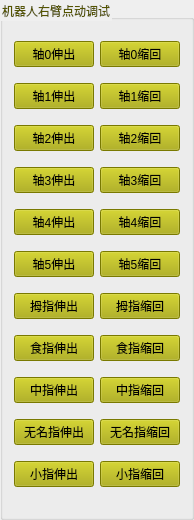
   <widget class="QGroupBox" name="groupBox_3">
    <property name="geometry">
     <rect>
      <x>590</x>
      <y>80</y>
      <width>161</width>
      <height>520</height>
     </rect>
    </property>
    <property name="styleSheet">
     <string notr="true">color: rgb(85, 85, 0);

</string>
    </property>
    <property name="title">
     <string>机器人右臂点动调试</string>
    </property>
    <layout class="QVBoxLayout" name="verticalLayout_6">
     <item>
      <layout class="QHBoxLayout" name="horizontalLayout_6">
       <item>
        <widget class="QPushButton" name="motor1_z">
         <property name="styleSheet">
          <string notr="true">color: rgb(0, 0, 0);
background-color: rgb(170, 170, 0);</string>
         </property>
         <property name="text">
          <string>轴0伸出</string>
         </property>
        </widget>
       </item>
       <item>
        <widget class="QPushButton" name="motor1_f">
         <property name="styleSheet">
          <string notr="true">color: rgb(0, 0, 0);
background-color: rgb(170, 170, 0);</string>
         </property>
         <property name="text">
          <string>轴0缩回</string>
         </property>
        </widget>
       </item>
      </layout>
     </item>
     <item>
      <layout class="QHBoxLayout" name="horizontalLayout_7">
       <item>
        <widget class="QPushButton" name="motor2_z">
         <property name="styleSheet">
          <string notr="true">color: rgb(0, 0, 0);
background-color: rgb(170, 170, 0);</string>
         </property>
         <property name="text">
          <string>轴1伸出</string>
         </property>
        </widget>
       </item>
       <item>
        <widget class="QPushButton" name="motor2_f">
         <property name="styleSheet">
          <string notr="true">color: rgb(0, 0, 0);
background-color: rgb(170, 170, 0);</string>
         </property>
         <property name="text">
          <string>轴1缩回</string>
         </property>
        </widget>
       </item>
      </layout>
     </item>
     <item>
      <layout class="QHBoxLayout" name="horizontalLayout_9">
       <item>
        <widget class="QPushButton" name="motor3_z">
         <property name="styleSheet">
          <string notr="true">color: rgb(0, 0, 0);
background-color: rgb(170, 170, 0);</string>
         </property>
         <property name="text">
          <string>轴2伸出</string>
         </property>
        </widget>
       </item>
       <item>
        <widget class="QPushButton" name="motor3_f">
         <property name="styleSheet">
          <string notr="true">color: rgb(0, 0, 0);
background-color: rgb(170, 170, 0);</string>
         </property>
         <property name="text">
          <string>轴2缩回</string>
         </property>
        </widget>
       </item>
      </layout>
     </item>
     <item>
      <layout class="QHBoxLayout" name="horizontalLayout_8">
       <item>
        <widget class="QPushButton" name="motor4_z">
         <property name="styleSheet">
          <string notr="true">color: rgb(0, 0, 0);
background-color: rgb(170, 170, 0);</string>
         </property>
         <property name="text">
          <string>轴3伸出</string>
         </property>
        </widget>
       </item>
       <item>
        <widget class="QPushButton" name="motor4_f">
         <property name="styleSheet">
          <string notr="true">color: rgb(0, 0, 0);
background-color: rgb(170, 170, 0);</string>
         </property>
         <property name="text">
          <string>轴3缩回</string>
         </property>
        </widget>
       </item>
      </layout>
     </item>
     <item>
      <layout class="QHBoxLayout" name="horizontalLayout_11">
       <item>
        <widget class="QPushButton" name="motor5_z">
         <property name="styleSheet">
          <string notr="true">color: rgb(0, 0, 0);
background-color: rgb(170, 170, 0);</string>
         </property>
         <property name="text">
          <string>轴4伸出</string>
         </property>
        </widget>
       </item>
       <item>
        <widget class="QPushButton" name="motor5_f">
         <property name="styleSheet">
          <string notr="true">color: rgb(0, 0, 0);
background-color: rgb(170, 170, 0);</string>
         </property>
         <property name="text">
          <string>轴4缩回</string>
         </property>
        </widget>
       </item>
      </layout>
     </item>
     <item>
      <layout class="QHBoxLayout" name="horizontalLayout_10">
       <item>
        <widget class="QPushButton" name="motor6_z">
         <property name="styleSheet">
          <string notr="true">color: rgb(0, 0, 0);
background-color: rgb(170, 170, 0);</string>
         </property>
         <property name="text">
          <string>轴5伸出</string>
         </property>
        </widget>
       </item>
       <item>
        <widget class="QPushButton" name="motor6_f">
         <property name="styleSheet">
          <string notr="true">color: rgb(0, 0, 0);
background-color: rgb(170, 170, 0);</string>
         </property>
         <property name="text">
          <string>轴5缩回</string>
         </property>
        </widget>
       </item>
      </layout>
     </item>
     <item>
      <layout class="QHBoxLayout" name="horizontalLayout_21">
       <item>
        <widget class="QPushButton" name="motor1_z_2">
         <property name="styleSheet">
          <string notr="true">color: rgb(0, 0, 0);
background-color: rgb(170, 170, 0);</string>
         </property>
         <property name="text">
          <string>拇指伸出</string>
         </property>
        </widget>
       </item>
       <item>
        <widget class="QPushButton" name="motor1_f_2">
         <property name="styleSheet">
          <string notr="true">color: rgb(0, 0, 0);
background-color: rgb(170, 170, 0);</string>
         </property>
         <property name="text">
          <string>拇指缩回</string>
         </property>
        </widget>
       </item>
      </layout>
     </item>
     <item>
      <layout class="QHBoxLayout" name="horizontalLayout_22">
       <item>
        <widget class="QPushButton" name="motor2_z_2">
         <property name="styleSheet">
          <string notr="true">color: rgb(0, 0, 0);
background-color: rgb(170, 170, 0);</string>
         </property>
         <property name="text">
          <string>食指伸出</string>
         </property>
        </widget>
       </item>
       <item>
        <widget class="QPushButton" name="motor2_f_2">
         <property name="styleSheet">
          <string notr="true">color: rgb(0, 0, 0);
background-color: rgb(170, 170, 0);</string>
         </property>
         <property name="text">
          <string>食指缩回</string>
         </property>
        </widget>
       </item>
      </layout>
     </item>
     <item>
      <layout class="QHBoxLayout" name="horizontalLayout_23">
       <item>
        <widget class="QPushButton" name="motor3_z_2">
         <property name="styleSheet">
          <string notr="true">color: rgb(0, 0, 0);
background-color: rgb(170, 170, 0);</string>
         </property>
         <property name="text">
          <string>中指伸出</string>
         </property>
        </widget>
       </item>
       <item>
        <widget class="QPushButton" name="motor3_f_2">
         <property name="styleSheet">
          <string notr="true">color: rgb(0, 0, 0);
background-color: rgb(170, 170, 0);</string>
         </property>
         <property name="text">
          <string>中指缩回</string>
         </property>
        </widget>
       </item>
      </layout>
     </item>
     <item>
      <layout class="QHBoxLayout" name="horizontalLayout_24">
       <item>
        <widget class="QPushButton" name="motor4_z_2">
         <property name="styleSheet">
          <string notr="true">color: rgb(0, 0, 0);
background-color: rgb(170, 170, 0);</string>
         </property>
         <property name="text">
          <string>无名指伸出</string>
         </property>
        </widget>
       </item>
       <item>
        <widget class="QPushButton" name="motor4_f_2">
         <property name="styleSheet">
          <string notr="true">color: rgb(0, 0, 0);
background-color: rgb(170, 170, 0);</string>
         </property>
         <property name="text">
          <string>无名指缩回</string>
         </property>
        </widget>
       </item>
      </layout>
     </item>
     <item>
      <layout class="QHBoxLayout" name="horizontalLayout_25">
       <item>
        <widget class="QPushButton" name="motor5_z_2">
         <property name="styleSheet">
          <string notr="true">color: rgb(0, 0, 0);
background-color: rgb(170, 170, 0);</string>
         </property>
         <property name="text">
          <string>小指伸出</string>
         </property>
        </widget>
       </item>
       <item>
        <widget class="QPushButton" name="motor5_f_2">
         <property name="styleSheet">
          <string notr="true">color: rgb(0, 0, 0);
background-color: rgb(170, 170, 0);</string>
         </property>
         <property name="text">
          <string>小指缩回</string>
         </property>
        </widget>
       </item>
      </layout>
     </item>
    </layout>
   </widget>
